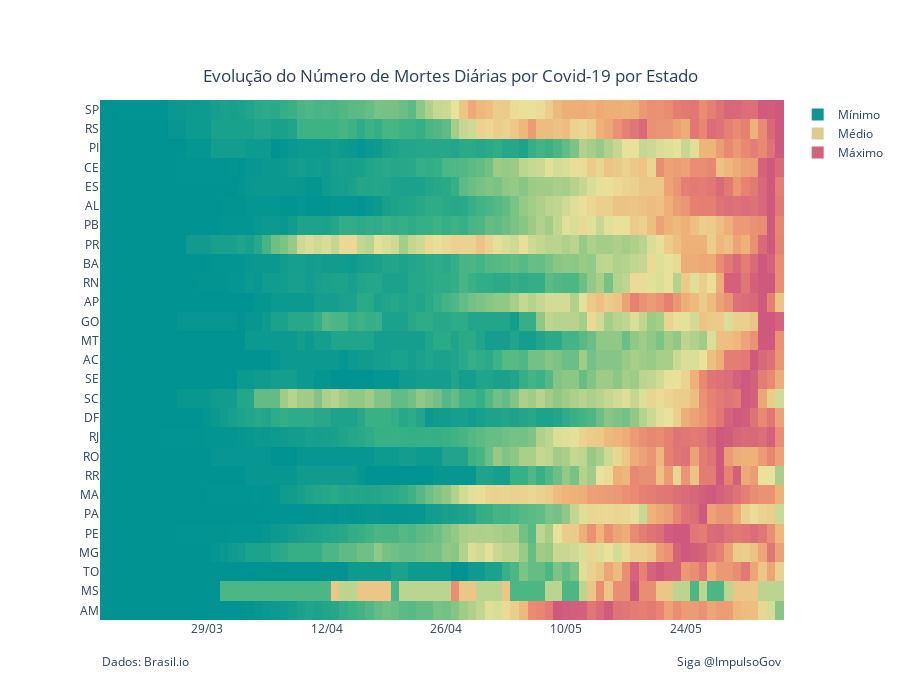

Write notebook code for a chart like this one.
### Markdown cell above
## Mapa de Calor - Páises

### Code cell
prepare_heatmap(br_cases, place_type="state", mavg_days=7, 
                title='Evolução do Número de Mortes Diárias por Covid-19 por Estado',
               datasource='Brasil.io')

### Figure 1 — Plotly figure (JSON) as saved in the notebook; plotly's stock layout.template omitted (floating-point values rounded to 4 significant figures; data arrays with more than 128 entries replaced by an {"elided": "..."} marker saying what was removed)
{"data": [{"colorscale": [[0, "rgb(0, 147, 146)"], [0.1667, "rgb(57, 177, 133)"], [0.3333, "rgb(156, 203, 134)"], [0.5, "rgb(233, 226, 156)"], [0.6667, "rgb(238, 180, 121)"], [0.8333, "rgb(232, 132, 113)"], [1, "rgb(207, 89, 126)"]], "hoverinfo": "text", "hovertext": {"elided": "27x80 str values"}, "showscale": false, "type": "heatmap", "x": ["2020-03-17", "2020-03-18", "2020-03-19", "2020-03-20", "2020-03-21", "2020-03-22", "2020-03-23", "2020-03-24", "2020-03-25", "2020-03-26", "2020-03-27", "2020-03-28", "2020-03-29", "2020-03-30", "2020-03-31", "2020-04-01", "2020-04-02", "2020-04-03", "2020-04-04", "2020-04-05", "2020-04-06", "2020-04-07", "2020-04-08", "2020-04-09", "2020-04-10", "2020-04-11", "2020-04-12", "2020-04-13", "2020-04-14", "2020-04-15", "2020-04-16", "2020-04-17", "2020-04-18", "2020-04-19", "2020-04-20", "2020-04-21", "2020-04-22", "2020-04-23", "2020-04-24", "2020-04-25", "2020-04-26", "2020-04-27", "2020-04-28", "2020-04-29", "2020-04-30", "2020-05-01", "2020-05-02", "2020-05-03", "2020-05-04", "2020-05-05", "2020-05-06", "2020-05-07", "2020-05-08", "2020-05-09", "2020-05-10", "2020-05-11", "2020-05-12", "2020-05-13", "2020-05-14", "2020-05-15", "2020-05-16", "2020-05-17", "2020-05-18", "2020-05-19", "2020-05-20", "2020-05-21", "2020-05-22", "2020-05-23", "2020-05-24", "2020-05-25", "2020-05-26", "2020-05-27", "2020-05-28", "2020-05-29", "2020-05-30", "2020-05-31", "2020-06-01", "2020-06-02", "2020-06-03", "2020-06-04"], "y": ["AM", "MS", "TO", "MG", "PE", "PA", "MA", "RR", "RO", "RJ", "DF", "SC", "SE", "AC", "MT", "GO", "AP", "RN", "BA", "PR", "PB", "AL", "ES", "CE", "PI", "RS", "SP"], "z": {"elided": "27x80 float values"}}, {"marker": {"color": "#159392", "size": 12, "symbol": "square"}, "mode": "markers", "name": "Mínimo", "showlegend": true, "type": "scatter", "x": [null], "y": [null]}, {"marker": {"color": "#ddcc90", "size": 12, "symbol": "square"}, "mode": "markers", "name": "Médio", "showlegend": true, "type": "scatter", "x": [null], "y": [null]}, {"marker": {"color": "#d1637d", "size": 12, "symbol": "square"}, "mode": "markers", "name": "Máximo", "showlegend": true, "type": "scatter", "x": [null], "y": [null]}], "layout": {"annotations": [{"showarrow": false, "text": "Siga @ImpulsoGov", "x": 1, "xref": "paper", "y": -0.1, "yref": "paper"}, {"showarrow": false, "text": "Dados: Brasil.io", "x": 0, "xref": "paper", "y": -0.1, "yref": "paper"}], "height": 700, "margin": {"l": 100, "r": 100, "t": 100}, "plot_bgcolor": "rgba(0,0,0,0)", "title": {"text": "Evolução do Número de Mortes Diárias por Covid-19 por Estado", "x": 0.5, "xanchor": "center", "y": 0.9, "yanchor": "auto"}, "xaxis": {"domain": [0, 1], "tickformat": "%d/%m"}, "yaxis": {"tickmode": "linear"}}}
